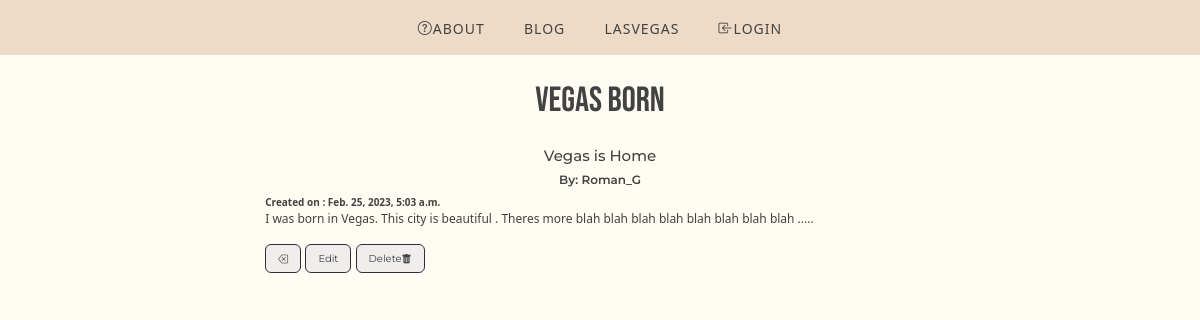
Page /4/ on the committed database.
### posts/models.py (models this page shows, shortened)
class Post(models.Model):
    title = models.CharField(max_length=128)
    subtitle = models.CharField(max_length=128)
    author = models.ForeignKey(
        "auth.User",
        on_delete=models.CASCADE
    )
    body = models.TextField()
    created_on = models.DateTimeField(auto_now_add=True)
    active = models.BooleanField(default=True)

### posts/views.py (the view)
# urls.py: path("<int:pk>/", PostDetailView.as_view(), name="detail"),
class PostDetailView(DetailView):
    template_name = "posts/detail.html"
    model = Post

### templates/posts/detail.html (shortened to what this page needs)
{% extends 'base.html' %}
{% block content %}
<h1>{{ post.title }}</h1>
<h3 class="detailh3" >{{ post.subtitle }}</h3>
<h5 class="author"> By: {{ post.author }}</h5>
<div class="detail-class">
    <strong class="strong-detail">Created on : {{ post.created_on }}</strong>
    <p class="detail-p">{{ post.body}}</p>
    <div class="buttonsdetail">
        <a href="{% url 'list' %}" ><button id="btn-detail" class="btn btn-secondary"><i class="bi bi-backspace"></i></button></a>
        <a href="{% url 'edit' post.id %}"><button id="btn-edit" class="btn btn-secondary">Edit</button></a>
        <a href="{% url 'delete' post.id %}
        " ><button id="btn-delete" class="btn btn-secondary">Delete<i class="bi bi-trash-fill"></i></button></a>
    </div>
</div>
{% endblock content %}}

### static/css/base.css (style rules this page uses)
* { padding: 0; margin: 0; color: #434242; }
h1 { font-family: 'Bebas Neue', cursive; font-size: 35px; color: #434242; text-align: center; margin-top: 25px; margin-bottom: 25px; }
body { background-color: #FEFCF3; }
.btn { background-color: #EDDBC7; color:white; font-family: 'Raleway', sans-serif; }
.author { font-size: 12px; font-family: 'Montserrat', serif; font-weight: 600; text-align: center; }
.btn { background-color:#F0EEED; border-color:#332C39; color: #434242; }
.detailh3 { text-align: center; font-size: 15px; font-family: 'Montserrat', serif; }
.detail-class { width: 60%; display:flex; flex-direction: column; margin-left: auto; margin-right: auto; }
strong { font-size: 10px; }
.detail-p { font-size: 12px; }
#btn-detail { font-size: 10px; font-family: 'Montserrat', serif; display: inline-block; }
#btn-edit { font-size: 10px; font-family: 'Montserrat', serif; }
#btn-delete { font-size: 10px; font-family: 'Montserrat', serif; }

### rows in the picture
Post: title "Vegas Born", subtitle "Vegas is Home", author "Roman_G", created_on "Feb. 25, 2023, 5:03 a.m.", body "I was born in Vegas. This city is beautiful . Theres more blah blah blah blah blah blah blah blah ....."
